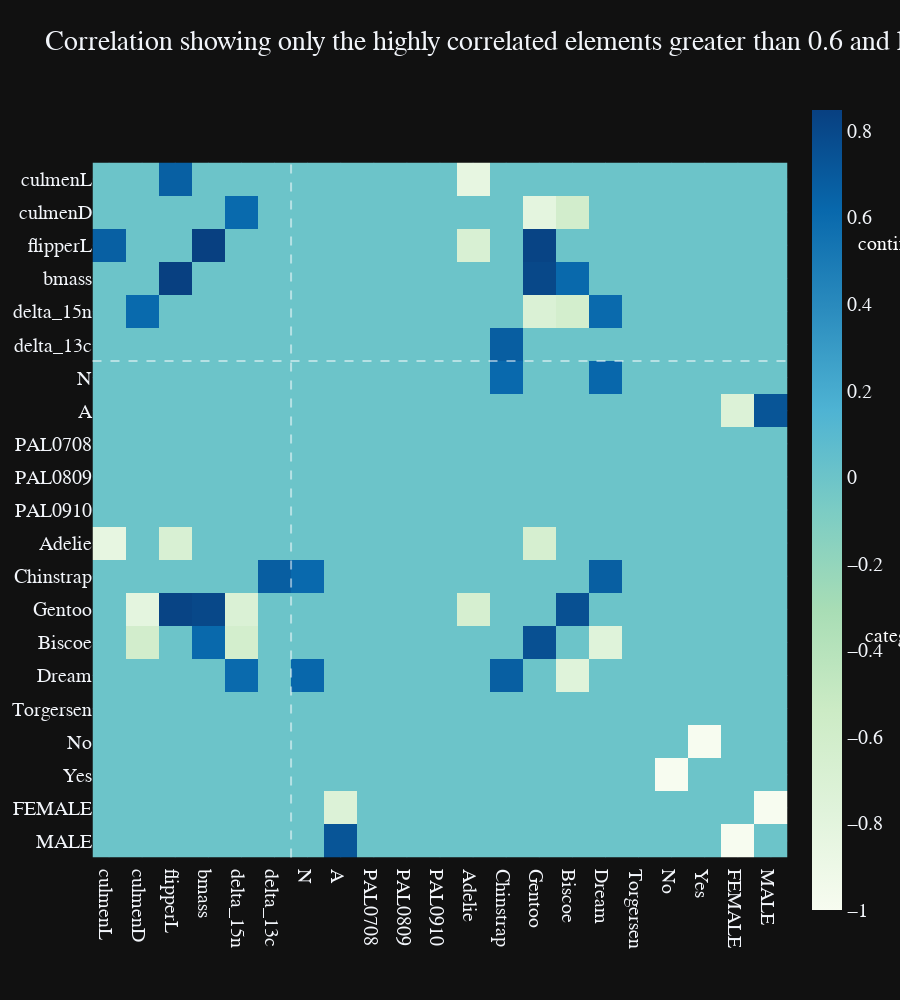

Notebook code for this chart:
### Markdown cell above
<font size = 5 face = "Fira Code">
Main columns of interest for continuous are Isotopes and physical attributes<br>
Main columns of interest for categorical are species,sex,island

### Code cell
corr_threshold = 0.6
corr_img = pd.get_dummies(temp_na.drop(columns=['date']),prefix="",prefix_sep="",dtype=np.float64).corr(method="spearman").copy()
corr_img_all = corr_img.copy()
cond = (corr_img > corr_threshold) | (corr_img < -corr_threshold)
corr_img = corr_img.where(cond,0)
np.fill_diagonal(corr_img.to_numpy(),0)
fig = px.imshow(corr_img,height=1000,title=f"Correlation showing only the highly correlated elements greater than {corr_threshold} and less than -{corr_threshold}",color_continuous_scale="GnBu")
fig.add_hline(y=5.5,line=dict(dash="dash",color="rgba(255,255,255,0.5)"))
fig.add_vline(x=5.5,line=dict(dash="dash",color="rgba(255,255,255,0.5)"))
fig.add_annotation(text="categorical quadrant",x=1.35,y=0.3,showarrow=False,font=dict(color="white"),xref="x domain",yref="y domain")
fig.add_annotation(text="continuous quadrant",x=1.34,y=0.9,showarrow=False,font=dict(color="white"),xref="x domain",yref="y domain")
fig.show()

### Figure 1 — Plotly figure (JSON) as saved in the notebook; plotly's stock layout.template omitted (floating-point values rounded to 4 significant figures; data arrays with more than 128 entries replaced by an {"elided": "..."} marker saying what was removed)
{"data": [{"coloraxis": "coloraxis", "hovertemplate": "x: %{x}<br>y: %{y}<br>color: %{z}<extra></extra>", "name": "0", "type": "heatmap", "x": ["culmenL", "culmenD", "flipperL", "bmass", "delta_15n", "delta_13c", "N", "A", "PAL0708", "PAL0809", "PAL0910", "Adelie", "Chinstrap", "Gentoo", "Biscoe", "Dream", "Torgersen", "No", "Yes", "FEMALE", "MALE"], "xaxis": "x", "y": ["culmenL", "culmenD", "flipperL", "bmass", "delta_15n", "delta_13c", "N", "A", "PAL0708", "PAL0809", "PAL0910", "Adelie", "Chinstrap", "Gentoo", "Biscoe", "Dream", "Torgersen", "No", "Yes", "FEMALE", "MALE"], "yaxis": "y", "z": {"elided": "21x21 float values"}}], "layout": {"annotations": [{"font": {"color": "white"}, "showarrow": false, "text": "categorical quadrant", "x": 1.35, "xref": "x domain", "y": 0.3, "yref": "y domain"}, {"font": {"color": "white"}, "showarrow": false, "text": "continuous quadrant", "x": 1.34, "xref": "x domain", "y": 0.9, "yref": "y domain"}], "coloraxis": {"colorscale": [[0, "rgb(247,252,240)"], [0.125, "rgb(224,243,219)"], [0.25, "rgb(204,235,197)"], [0.375, "rgb(168,221,181)"], [0.5, "rgb(123,204,196)"], [0.625, "rgb(78,179,211)"], [0.75, "rgb(43,140,190)"], [0.875, "rgb(8,104,172)"], [1, "rgb(8,64,129)"]]}, "height": 1000, "shapes": [{"line": {"color": "rgba(255,255,255,0.5)", "dash": "dash"}, "type": "line", "x0": 0, "x1": 1, "xref": "x domain", "y0": 5.5, "y1": 5.5, "yref": "y"}, {"line": {"color": "rgba(255,255,255,0.5)", "dash": "dash"}, "type": "line", "x0": 5.5, "x1": 5.5, "xref": "x", "y0": 0, "y1": 1, "yref": "y domain"}], "title": {"text": "Correlation showing only the highly correlated elements greater than 0.6 and less than -0.6"}, "xaxis": {"anchor": "y", "constrain": "domain", "domain": [0, 1], "scaleanchor": "y"}, "yaxis": {"anchor": "x", "autorange": "reversed", "constrain": "domain", "domain": [0, 1]}}}
